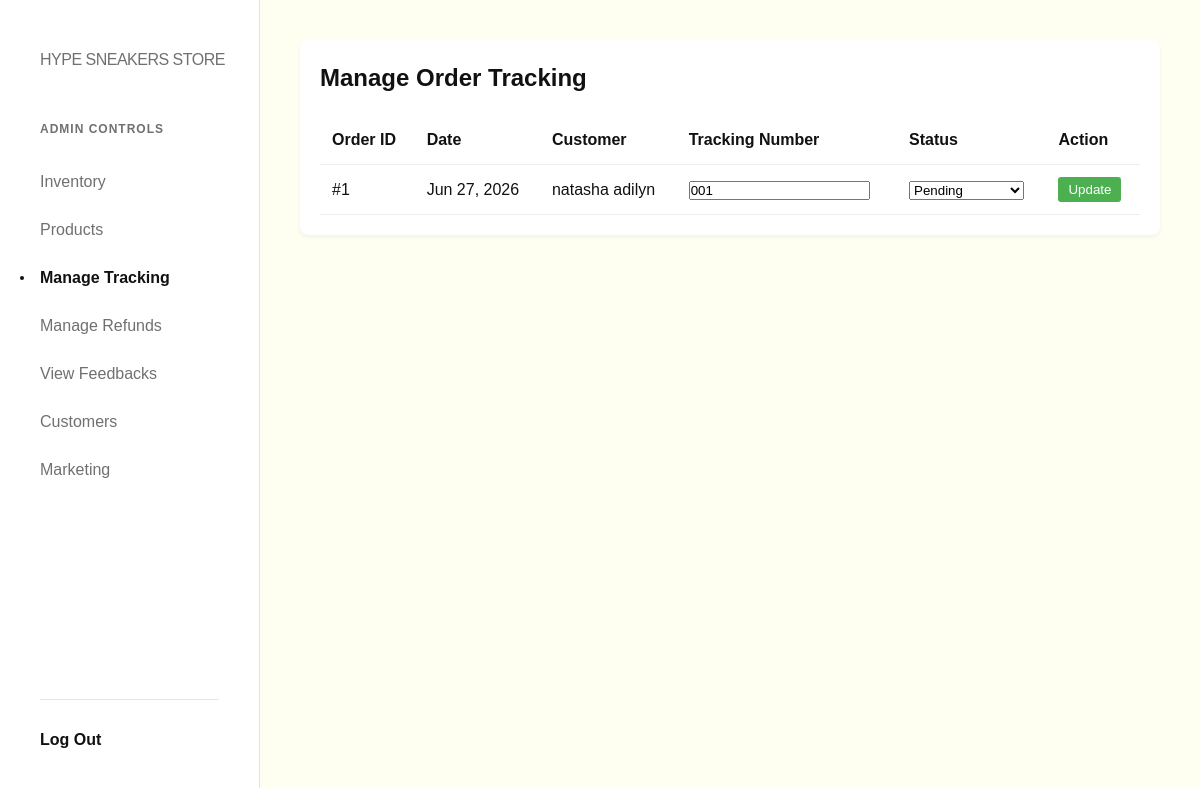
/sneakers_store/admin_tracking.php (signed in), run on the app's committed database.
### tables this page shows
CREATE TABLE `orders` (
  `order_id` int(11) NOT NULL,
  `user_id` int(11) NOT NULL,
  `total_amount` decimal(10,2) NOT NULL,
  `shipping_address` text NOT NULL,
  `order_status` enum('Pending','Processing','Shipped','Delivered','Cancelled') DEFAULT 'Pending',
  `order_date` timestamp NOT NULL DEFAULT current_timestamp()
);

CREATE TABLE `users` (
  `user_id` int(11) NOT NULL,
  `username` varchar(50) NOT NULL,
  `full_name` varchar(100) NOT NULL,
  `email` varchar(100) NOT NULL,
  `phone_number` varchar(20) NOT NULL,
  `gender` enum('Male','Female','Other') NOT NULL,
  `dob` date NOT NULL,
  `password_hash` varchar(255) NOT NULL,
  `role` enum('customer','admin','system_admin') DEFAULT 'customer',
  `created_at` timestamp NOT NULL DEFAULT current_timestamp()
);

CREATE TABLE `delivery_status` (
  `delivery_id` int(11) NOT NULL,
  `order_id` int(11) NOT NULL,
  `tracking_number` varchar(100) DEFAULT NULL,
  `expected_delivery` date NOT NULL,
  `current_status` enum('Pending','Out for Delivery','Delivered') DEFAULT 'Pending',
  `updated_at` timestamp NOT NULL DEFAULT current_timestamp() ON UPDATE current_timestamp()
);

### sneakers_store/admin_tracking.php (the view, shortened to what this page needs)
<?php
require_once 'includes/db_connect.php';
?>
<!DOCTYPE html>
<html lang="en">
<head>
    <link rel="stylesheet" href="assets/css/style.css">
</head>
<body>
    <?php include 'includes/sidebar.php'; ?>
    <div class="main-content">
        <div class="panel">
            <h2>Manage Order Tracking</h2>
            <table>
                <tr>
                    <th>Order ID</th>
                    <th>Date</th>
                    <th>Customer</th>
                    <th>Tracking Number</th>
                    <th>Status</th>
                    <th>Action</th>
                </tr>
                <?php
                $sql = "SELECT o.order_id, o.order_date, u.full_name, ds.tracking_number, ds.current_status
                        FROM orders o
                        JOIN users u ON o.user_id = u.user_id
                        LEFT JOIN delivery_status ds ON o.order_id = ds.order_id
                        ORDER BY o.order_id DESC";
                $result = $conn->query($sql);
                if ($result && $result->num_rows > 0) {
                    while ($row = $result->fetch_assoc()) {
                        echo "<tr>";
                        echo "<td>#" . $row['order_id'] . "</td>";
                        echo "<td>" . date('M d, Y', strtotime($row['order_date'])) . "</td>";
                        echo "<td>" . htmlspecialchars($row['full_name']) . "</td>";
                        echo "<form method='POST' action='admin_tracking.php'>";
                        echo "<td><input type='text' name='tracking_number' value='" . htmlspecialchars($row['tracking_number'] ?? '') . "' placeholder='Enter Tracking #'></td>";
                        echo "<td>
                                <select name='current_status'>
                                    <option value='Pending' " . (($row['current_status'] == 'Pending') ? 'selected' : '') . ">Pending</option>
                                    <option value='Shipped' " . (($row['current_status'] == 'Shipped') ? 'selected' : '') . ">Shipped</option>
                                    <option value='Out for Delivery' " . (($row['current_status'] == 'Out for Delivery') ? 'selected' : '') . ">Out for Delivery</option>
                                    <option value='Delivered' " . (($row['current_status'] == 'Delivered') ? 'selected' : '') . ">Delivered</option>
                                </select>
                              </td>";
                        echo "<td><button type='submit' class='btn-update'>Update</button></td>";
                        echo "</form>";
                        echo "</tr>";
                    }
                } else {
                    echo "<tr><td colspan='6'>No orders found.</td></tr>";
                }
                ?>
            </table>
        </div>
    </div>
</body>
</html>

### sneakers_store/assets/css/style.css (style rules this page uses)
* { box-sizing: border-box; margin: 0; padding: 0; }
body { font-family: "Helvetica Neue", Helvetica, Arial, sans-serif; background-color: #ffffff; color: #111111; line-height: 1.5; -webkit-font-smoothing: antialiased; }

### sneakers_store/admin_tracking.php (style rules this page uses)
body { font-family: Arial, sans-serif; background-color: #fefff1; margin: 0; display: flex; min-height: 100vh; }
.main-content { flex: 1; padding: 40px; }
.panel { background-color: #fff; padding: 20px; border-radius: 8px; box-shadow: 0 2px 4px rgba(0,0,0,0.05); }
table { width: 100%; border-collapse: collapse; margin-top: 20px; }
th, td { padding: 12px; text-align: left; border-bottom: 1px solid #eee; }
.btn-update { background-color: #4CAF50; color: white; padding: 5px 10px; border: none; border-radius: 3px; cursor: pointer; }

### data on the page
orders: order_id "1", order_date "Jun 27, 2026", user.full_name "natasha adilyn", tracking_number "001"
